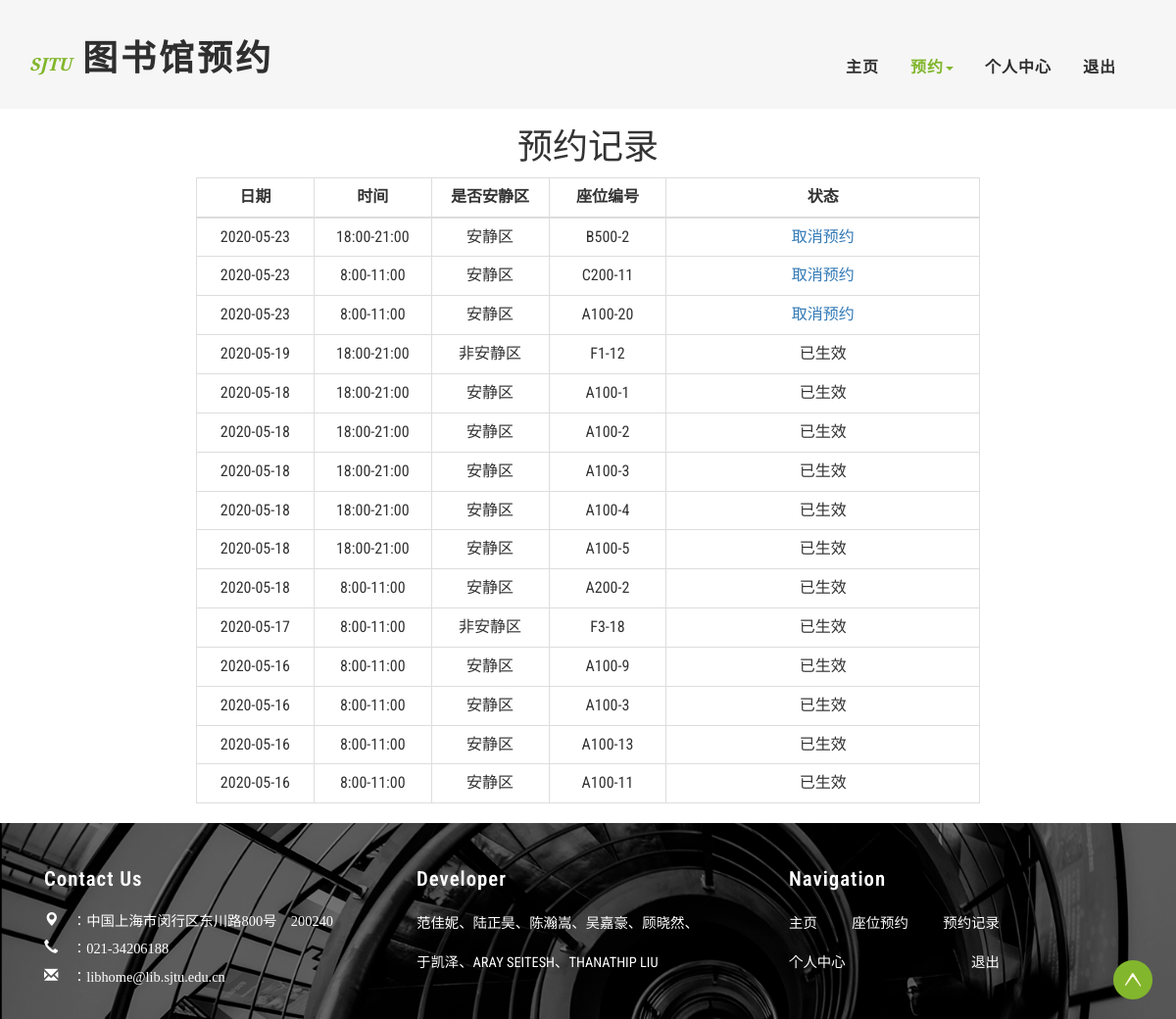
/book/book_record/ (signed in), run on an earlier commit of the app's database.
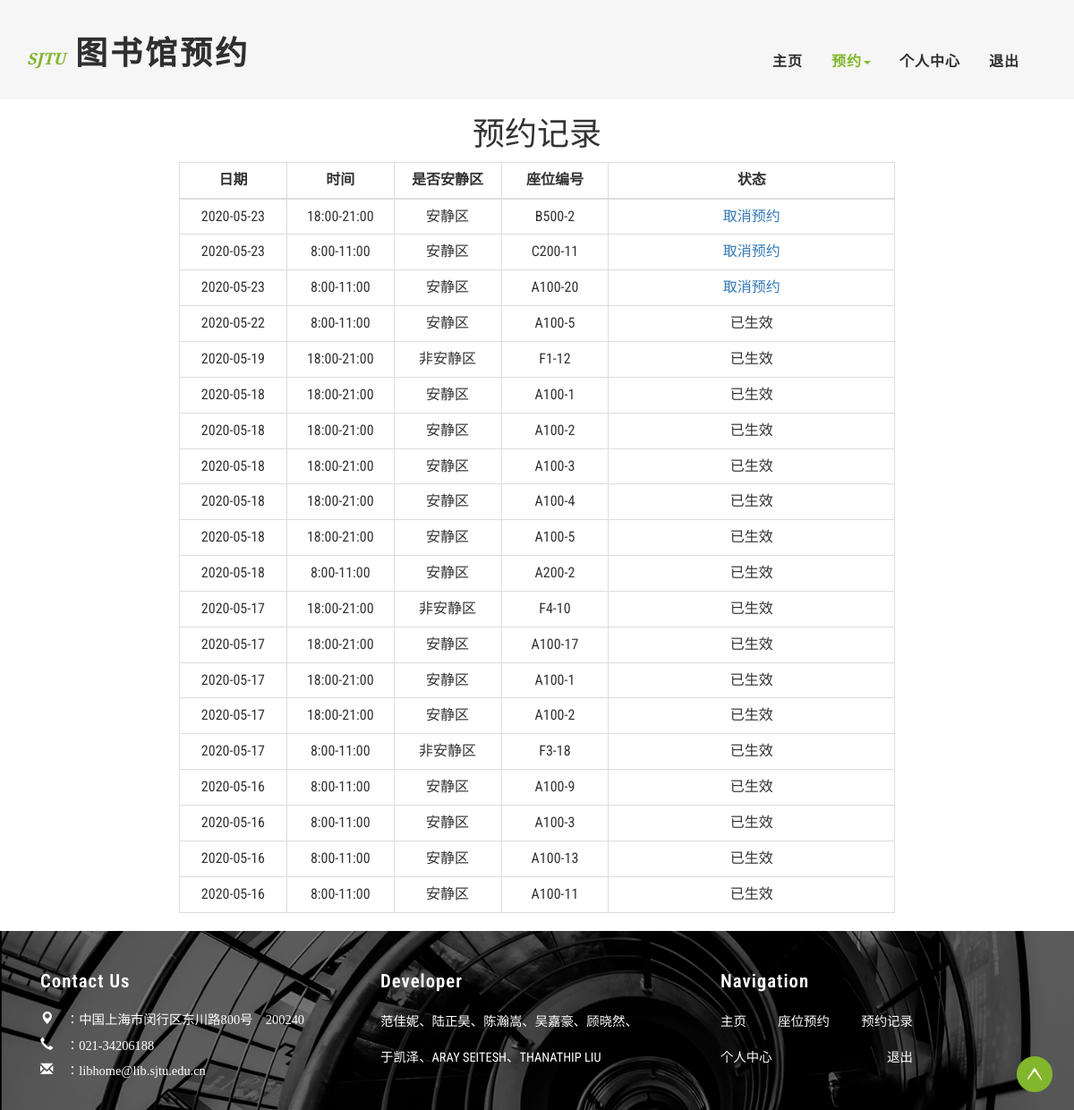
And on a later commit of the database.
### Book_App/models.py (models this page shows)
class Reservation(models.Model):
    account = models.ForeignKey(UserProf, on_delete=models.CASCADE)  # 与用户关联
    seat = models.ForeignKey(Seat, on_delete=models.CASCADE)  # 与座位关联
    is_delete = models.BooleanField(default=True)  # 当前预约/预约记录
    date = models.CharField(max_length=20)  # 预约时间点(年-月-日）
    time_choice = (  # 可选择时间点
        (1, "8:00-11:00"),
        (2, "13:00-17:00"),
        (3, "18:00-21:00"),
    )
    time_id = models.IntegerField(choices=time_choice)  # 1、2、3
    class Meta:
        db_table = 'reservation'
        unique_together = (
            ("account", "seat", "time_id", "date"),  # 这三个字段联合唯一，防止重复预订
        )

class Seat(models.Model):
    is_quiet_area = models.BooleanField(default=True)  # 安静区/非安静区
    floor = models.IntegerField(default=1)  # 楼层，5层
    area = models.CharField(max_length=1, null=True)  # 阅览区，A区、B区、C区
    table_type = models.IntegerField(default=4)  # 桌子类型，1人桌、2人桌、4人桌
    has_power = models.BooleanField(default=False)  # 默认无电源插座
    table_position_noisy = models.CharField(max_length=20, null=True)  # 桌子位置 格式：floor-桌号
    table_position_quiet = models.CharField(max_length=20, null=True)  # 桌子位置 格式：A100-桌号
    class Meta:
        db_table = 'seat'

### Book_App/views.py (the view)
# urls.py: path('book_record/', views.book_record, name='book_record'),
def book_record(request):
    try:
        user_id = request.session.get('user_id') * 1
    except Exception:
        return redirect(reverse('account:user_login'))
    user_id = request.session.get('user_id')
    userprof = UserProf.objects.get(user_id=user_id)
    judge_is_delete(userprof)
    reservation_records = Reservation.objects.filter(account=userprof)
    reservation_records = reservation_records.order_by('-date', '-time_id')
    records_not_delete = []
    records_is_delete = []
    for reservation_record in reservation_records:
        re_record = Re_Record()
        re_record.day = reservation_record.date
        re_record.id = reservation_record.id
        if reservation_record.time_id == 1:
            re_record.time_choice = '8:00-11:00'
        if reservation_record.time_id == 2:
            re_record.time_choice = '13:00-17:00'
        if reservation_record.time_id == 3:
            re_record.time_choice = '18:00-21:00'
        seat = reservation_record.seat
        if seat.is_quiet_area:
            re_record.is_quiet = '安静区'
            re_record.seat_id = seat.table_position_quiet
        else:
            re_record.is_quiet = '非安静区'
            re_record.seat_id = seat.table_position_noisy
        if not reservation_record.is_delete:
            records_not_delete.append(re_record)
        else:
            records_is_delete.append(re_record)
    data = {
        'records_not_delete': records_not_delete,
        'records_is_delete': records_is_delete,
    }
    return render(request, 'main/book_record.html', context=data)

### templates/main/book_record.html (shortened to what this page needs)
{% extends 'base_main.html' %}
{% load static %}
{% block header %}
    <div class="banner">
        <div class="header">
            <div class="container">
                <div class="header-left">
                    <div class="w3layouts-logo">
                        <h1>
                            <a href="{% url 'center:homepage' %}"><span>SJTU</span> 图书馆预约 </a>
                        </h1>
                    </div>
                </div>
                <div class="header-right">
                    <div class="w3-header-bottom">
                        <div class="top-nav">
                            <nav class="navbar navbar-default">
                                <div class="collapse navbar-collapse" id="bs-example-navbar-collapse-1">
                                    <ul class="nav navbar-nav">
                                        <li><a href="{% url 'center:homepage' %}">主页</a></li>
                                        <li class=""><a class="active" href="#"
                                                        class="dropdown-toggle hvr-bounce-to-bottom"
                                                        data-toggle="dropdown" role="button" aria-haspopup="true"
                                                        aria-expanded="false">预约<span class="caret"></span></a>
                                        </li>
                                        <li><a href={% url 'center:personal_center' %}>个人中心</a></li>
                                        <li><a href={% url 'account:logout' %}>退出</a></li>
                                    </ul>
                                    <div class="clearfix"></div>
                                </div>
                            </nav>
                        </div>
                        <div class="clearfix"></div>
                    </div>
                </div>
                <div class="clearfix"></div>
            </div>
        </div>
    </div>
{% endblock %}
{% block content %}
    <div class="text-center"><h1>预约记录</h1></div>
    <div class="text-center">
        <table class="table table-bordered" align="center" style="max-width: 800px;">
            <thead>
            <th width="15%" style="text-align:center">日期</th>
            <th width="15%" style="text-align:center">时间</th>
            <th width="15%" style="text-align:center">是否安静区</th>
            <th width="15%" style="text-align:center">座位编号</th>
            <th wdith="15%" style="text-align:center">状态</th>
            </thead>
            <tbody>
            {% for record in records_not_delete %}
                <tr>
                    <td><span>{{ record.day }}</span></td>
                    <td><span>{{ record.time_choice }}</span></td>
                    <td><span>{{ record.is_quiet }}</span></td>
                    <td><span>{{ record.seat_id }}</span></td>
                    <td><a href="{% url 'book:book_cancel' reservation_id=record.id %}">取消预约</a></td>
                </tr>
            {% endfor %}
            {% for record in records_is_delete %}
                <tr>
                    <td><span>{{ record.day }}</span></td>
                    <td><span>{{ record.time_choice }}</span></td>
                    <td><span>{{ record.is_quiet }}</span></td>
                    <td><span>{{ record.seat_id }}</span></td>
                    <td>已生效</td>
                </tr>
            {% endfor %}
            </tbody>
        </table>
    </div>
{% endblock %}

### templates/base_main.html (shortened to what this page needs)
{% extends 'base.html' %}
{% load static %}
{% block footer %}
    <div class="footer">
        <div class="container">
            <div class="agile-footer-grids">
                <br>
                <br>
                <div class="col-md-4 agile-footer-grid">
                    <h4 class="text-left" style="color:white">Contact Us</h4>
                    <p class="text-left" style="color:white">
                        <span class="glyphicon glyphicon-map-marker" aria-hidden="true">
                            ：中国上海市闵行区东川路800号 200240
                        </span>
                        <span class="glyphicon glyphicon-earphone" aria-hidden="true">
                            ：021-34206188
                        </span>
                        <span class="glyphicon glyphicon-envelope" aria-hidden="true">
                            ：libhome@lib.sjtu.edu.cn
                        </span>
                    </p>
                </div>
                <div class="col-md-4 agile-footer-grid">
                    <h4 class="text-left" style="color:white">Developer</h4>
                    <p class="text-left">
                        <p style="color:white">
                        范佳妮、陆正昊、陈瀚嵩、吴嘉豪、顾晓然、
                        <span>
                            于凯泽、ARAY SEITESH、THANATHIP LIU
                        </span>
                        </p>
                    </p>
                </div>
                <div class="col-md-4 agile-footer-grid">
                    <h4 class="text-left" style="color:white"> Navigation</h4>
                    <ul>
                        <p class="text-justify">
                        <a href="{% url 'center:homepage' %}" style="color:white">主页</a>
                        <nobr>&emsp;&emsp;</nobr>
                        <a href="{% url 'book:book_seat' %}" style="color:white">座位预约</a>
                        <nobr>&emsp;&emsp;</nobr>
                        <a href="{% url 'book:book_record' %}" style="color:white">预约记录</a>
                        <nobr>&emsp;&emsp;</nobr>
                        <span>
                        <a href="{% url 'center:personal_center' %}" style="color:white">个人中心</a>
                        <nobr>&emsp;&emsp;&emsp;&emsp;&emsp;&emsp;&emsp;&emsp;&nbsp;&nbsp;</nobr>
                        <a href="{% url 'account:logout' %}" style="color:white">退出</a>
                        </span>
                        </p>
                    </ul>
                </div>
                <br>
                <br>
                <br>
                <div class="clearfix"></div>
            </div>
        </div>
    </div>
    <a href="#" id="toTop" style="display: inline;">To Top</a>
{% endblock %}

### templates/base.html (shortened to what this page needs)
{% load static %}
<!DOCTYPE html>
<html lang="en">
<head>
    <link href="/static/css/bootstrap.css" rel="stylesheet" type="text/css" media="all"/>
    <link rel="stylesheet" href="/static/css/style.css" type="text/css" media="all">
</head>
<body>
{% block header %}
{% endblock %}
{% block content %}
{% endblock %}
{% block footer %}
{% endblock %}
</body>
</html>

### static/css/style.css (style rules this page uses)
body a { transition: 0.5s all; -webkit-transition: 0.5s all; -o-transition: 0.5s all; -moz-transition: 0.5s all; -ms-transition: 0.5s all; }
html, body { font-size: 100%; font-family: 'Roboto Condensed', sans-serif; }
body { background: #FFFFFF; }
.header { background: rgba(212, 212, 212, 0.21); padding: 1em 0; }
.header-left { float: left; }
.w3layouts-logo { margin: 1.5em 0 0 0; }
.w3layouts-logo h1 { margin: 0; }
.w3layouts-logo h1 a { color: #2f2f2f; font-size: 1em; text-decoration: none; font-weight: 900; font-family: 'Raleway', sans-serif; text-transform: uppercase; letter-spacing: 3px; }
.w3layouts-logo h1 a span { color: #82b62d; font-size: .5em; text-decoration: none; font-family: 'Crimson Text', serif; font-style: italic; font-weight: 600; text-transform: uppercase; letter-spacing: 0; }
.header-right { float: right; margin: 1.2em 0 0 0; }
.top-nav { padding: 1em 0; margin: .5em 0 0 0; float: left; }
.top-nav ul { padding: 0; margin: 0; }
.top-nav ul li { display: inline-block; margin: 0 1em; float: left; }
ul.nav.navbar-nav { float: right; }
.navbar-default { background: none; border: none; margin: 0; }
.navbar { min-height: 0; }
.top-nav ul li a { color: #2f2f2f !important; font-size: 1em; margin: 0; text-decoration: none; padding: 0; font-weight: 600; font-family: 'Roboto Condensed', sans-serif; letter-spacing: 1px; }
.top-nav ul li a.active { color: #82b62d !important; }
.footer { background-image: url("../image/footer.png"); background-repeat: no-repeat; background-size: cover; background-position: center; height: 200px; }
.agile-footer-grid h4 { color: #212121; font-size: 1.3em; font-weight: 600; margin: 0 0 1em 0; letter-spacing: 1px; }
.agile-footer-grid p { font-size: .9em; line-height: 1.8em; margin: 0; }
.agile-footer-grid p span { display: block; margin: 1em 0 0 0; }
.agile-footer-grid ul { padding: 0; margin: 0; }
#toTop { display: none; text-decoration: none; position: fixed; bottom: 20px; right: 2%; overflow: hidden; z-index: 999; width: 40px; height: 40px; border: none; text-indent: 100%; background: url(../image/arrow.png) no-repeat 0 0; }

What changed in the data, as far as the page shows it:
added Reservation: day "2020-05-22"
added Reservation: day "2020-05-17"
now on this page (row unchanged): Seat: seat_id "F4-10"
added Reservation: day "2020-05-17"
now on this page (row unchanged): Seat: seat_id "A100-17"
added Reservation: day "2020-05-17"
added Reservation: day "2020-05-17"
Also different on the page:
new list line: "8:00-11:00 安静区 已生效"
new list line: "A100-5"
new list line: "18:00-21:00 非安静区 已生效"
new list line: "18:00-21:00 安静区 已生效"
new list line: "A100-1"
new list line: "A100-2"
